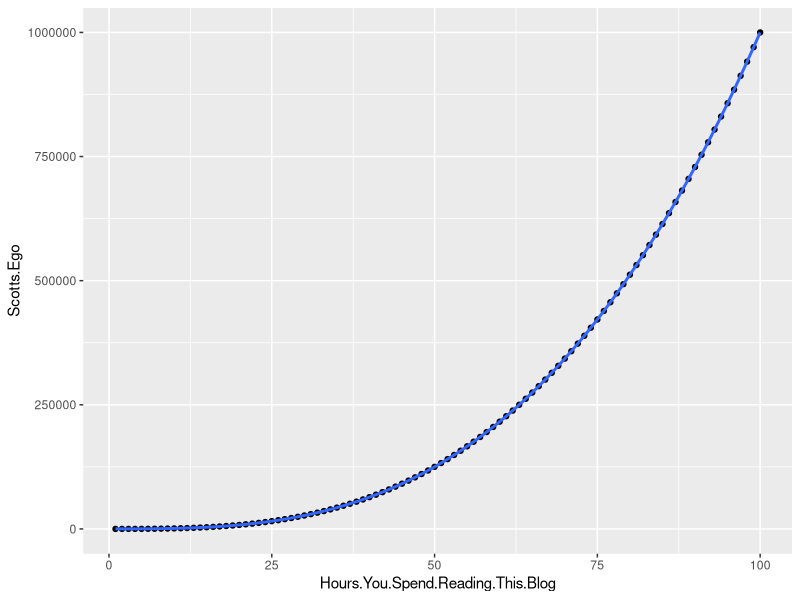

This chart was generated by the following R code:
## ---- chunk 1
knitr::opts_chunk$set(collapse = TRUE, out.width = "100%")
## ---- chunk 2
library(ggplot2)
data <- read.csv("Blogdown Test Data.csv")
ggplot(data, aes(y=Scotts.Ego, x=Hours.You.Spend.Reading.This.Blog))+geom_point()+geom_smooth(method = lm, formula = y ~ splines::bs(x, 3))
